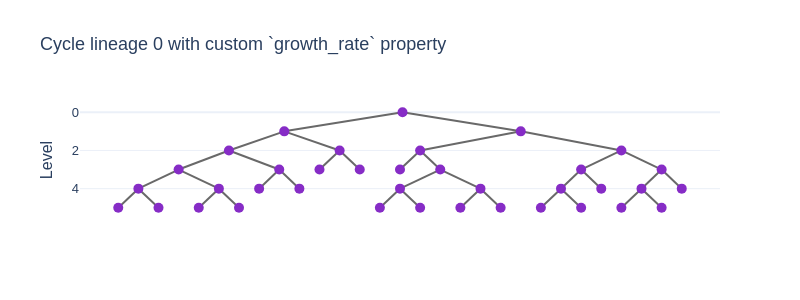

Source (notebook cell):
### Code cell
model.add_cycle_data()
# Division time is a Pycellin property, and it is needed to compute the growth rate,
# see line 23 in the code above.
model.add_division_time()
model.add_custom_property(GrowthRateCalculator(gr_prop))
model.update()
model.data.cycle_data[0].plot(
    title="Cycle lineage 0 with custom `growth_rate` property",
    node_hover_props=["cycle_ID", "growth_rate"],
    node_marker_style={
        "size": 10,
    },
    width=800,
    height=300,
    showlegend=False,
)

### Figure 1 — Plotly figure (JSON) as saved in the notebook; plotly's stock layout.template omitted (floating-point values rounded to 4 significant figures)
{"data": [{"line": {"color": "dimgrey"}, "mode": "lines", "name": "Edges", "text": [], "type": "scatter", "x": [0, -2.938, null, 0, 2.938, null, -2.938, -4.312, null, -2.938, -1.562, null, -4.312, -5.562, null, -4.312, -3.062, null, -5.562, -6.562, null, -5.562, -4.562, null, -6.562, -7.062, null, -6.562, -6.062, null, -4.562, -5.062, null, -4.562, -4.062, null, -3.062, -3.562, null, -3.062, -2.562, null, -1.562, -2.062, null, -1.562, -1.062, null, 2.938, 0.4375, null, 2.938, 5.438, null, 0.4375, -0.0625, null, 0.4375, 0.9375, null, 0.9375, -0.0625, null, 0.9375, 1.938, null, -0.0625, -0.5625, null, -0.0625, 0.4375, null, 1.938, 1.438, null, 1.938, 2.438, null, 5.438, 4.438, null, 5.438, 6.438, null, 4.438, 3.938, null, 4.438, 4.938, null, 3.938, 3.438, null, 3.938, 4.438, null, 6.438, 5.938, null, 6.438, 6.938, null, 5.938, 5.438, null, 5.938, 6.438, null], "y": [0, 1, null, 0, 1, null, 1, 2, null, 1, 2, null, 2, 3, null, 2, 3, null, 3, 4, null, 3, 4, null, 4, 5, null, 4, 5, null, 4, 5, null, 4, 5, null, 3, 4, null, 3, 4, null, 2, 3, null, 2, 3, null, 1, 2, null, 1, 2, null, 2, 3, null, 2, 3, null, 3, 4, null, 3, 4, null, 4, 5, null, 4, 5, null, 4, 5, null, 4, 5, null, 2, 3, null, 2, 3, null, 3, 4, null, 3, 4, null, 4, 5, null, 4, 5, null, 3, 4, null, 3, 4, null, 4, 5, null, 4, 5, null]}, {"customdata": [8993, 9020, 9052, 9156, 9464, 9375, 9398, 9492, 9476, 9480, 9230, 9390, 9446, 9108, 9384, 9395, 9019, 9106, 9382, 9206, 9438, 9389, 9449, 9356, 9440, 9444, 9051, 9195, 9483, 9402, 9465, 9470, 9194, 9498, 9416, 9448, 9463], "hoverinfo": "text", "hovertemplate": "%{text}", "marker": {"color": "#862CC6", "line": {"width": 0}, "opacity": 1, "size": 10}, "mode": "markers", "name": "lineage_ID: 0", "text": ["cycle_ID: 8993<br>growth_rate: nan<br>", "cycle_ID: 9020<br>growth_rate: 0.06327500433100902<br>", "cycle_ID: 9052<br>growth_rate: 0.07306635928691617<br>", "cycle_ID: 9156<br>growth_rate: 0.08341453428093615<br>", "cycle_ID: 9464<br>growth_rate: 0.10847143599601564<br>", "cycle_ID: 9375<br>growth_rate: nan<br>", "cycle_ID: 9398<br>growth_rate: nan<br>", "cycle_ID: 9492<br>growth_rate: 0.12372975132612161<br>", "cycle_ID: 9476<br>growth_rate: nan<br>", "cycle_ID: 9480<br>growth_rate: nan<br>", "cycle_ID: 9230<br>growth_rate: 0.11628137938772884<br>", "cycle_ID: 9390<br>growth_rate: 0.13765025227894356<br>", "cycle_ID: 9446<br>growth_rate: 0.11975246533960142<br>", "cycle_ID: 9108<br>growth_rate: 0.0867048345061485<br>", "cycle_ID: 9384<br>growth_rate: 0.1911266702249797<br>", "cycle_ID: 9395<br>growth_rate: 0.0626097128569002<br>", "cycle_ID: 9019<br>growth_rate: 0.04288237436375821<br>", "cycle_ID: 9106<br>growth_rate: 0.0672522903175298<br>", "cycle_ID: 9382<br>growth_rate: 0.0692481647398564<br>", "cycle_ID: 9206<br>growth_rate: 0.09354576640296378<br>", "cycle_ID: 9438<br>growth_rate: 0.10283092132422307<br>", "cycle_ID: 9389<br>growth_rate: nan<br>", "cycle_ID: 9449<br>growth_rate: nan<br>", "cycle_ID: 9356<br>growth_rate: 0.06508286159760975<br>", "cycle_ID: 9440<br>growth_rate: 0.06117788990175295<br>", "cycle_ID: 9444<br>growth_rate: 0.06877089042147402<br>", "cycle_ID: 9051<br>growth_rate: 0.05814068969386449<br>", "cycle_ID: 9195<br>growth_rate: 0.08771723457544471<br>", "cycle_ID: 9483<br>growth_rate: 0.096756520908446<br>", "cycle_ID: 9402<br>growth_rate: nan<br>", "cycle_ID: 9465<br>growth_rate: nan<br>", "cycle_ID: 9470<br>growth_rate: 0.10855821314481234<br>", "cycle_ID: 9194<br>growth_rate: 0.07954571973041137<br>", "cycle_ID: 9498<br>growth_rate: 0.06172024708173289<br>", "cycle_ID: 9416<br>growth_rate: nan<br>", "cycle_ID: 9448<br>growth_rate: nan<br>", "cycle_ID: 9463<br>growth_rate: 0.11671526513171285<br>"], "type": "scatter", "x": [0, -2.938, -4.312, -5.562, -6.562, -7.062, -6.062, -4.562, -5.062, -4.062, -3.062, -3.562, -2.562, -1.562, -2.062, -1.062, 2.938, 0.4375, -0.0625, 0.9375, -0.0625, -0.5625, 0.4375, 1.938, 1.438, 2.438, 5.438, 4.438, 3.938, 3.438, 4.438, 4.938, 6.438, 5.938, 5.438, 6.438, 6.938], "y": [0, 1, 2, 3, 4, 5, 5, 4, 5, 5, 3, 4, 4, 2, 3, 3, 1, 2, 3, 3, 4, 5, 5, 4, 5, 5, 2, 3, 4, 5, 5, 4, 3, 4, 5, 5, 4]}], "layout": {"height": 300, "hovermode": "closest", "showlegend": false, "title": {"text": "Cycle lineage 0 with custom `growth_rate` property"}, "width": 800, "xaxis": {"showgrid": false, "showline": false, "showticklabels": false, "ticks": "", "zeroline": false}, "yaxis": {"autorange": "reversed", "rangemode": "normal", "showgrid": true, "showline": false, "ticks": "", "title": {"text": "Level"}, "zeroline": true}}}
